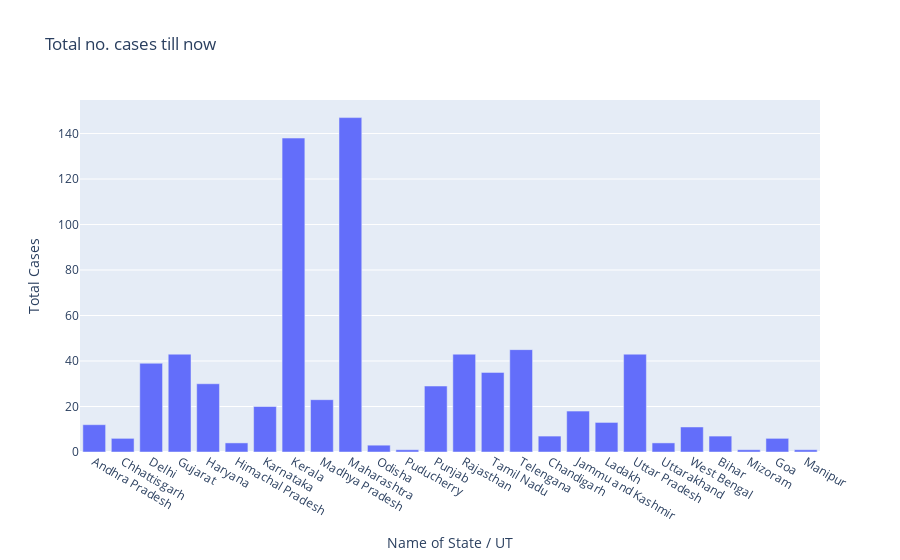

Source (notebook cell):
### Code cell
#plotly express
px.bar(df,x='Name of State / UT',y='Total Cases', title = "Total no. cases till now")

### Figure 1 — Plotly figure (JSON) as saved in the notebook; plotly's stock layout.template omitted (floating-point values rounded to 4 significant figures)
{"data": [{"alignmentgroup": "True", "hovertemplate": "Name of State / UT=%{x}<br>Total Cases=%{y}<extra></extra>", "legendgroup": "", "marker": {"color": "#636efa"}, "name": "", "offsetgroup": "", "orientation": "v", "showlegend": false, "textposition": "auto", "type": "bar", "x": ["Andhra Pradesh", "Chhattisgarh", "Delhi", "Gujarat", "Haryana", "Himachal Pradesh", "Karnataka", "Kerala", "Madhya Pradesh", "Maharashtra", "Odisha", "Puducherry", "Punjab", "Rajasthan", "Tamil Nadu", "Telengana", "Chandigarh", "Jammu and Kashmir", "Ladakh", "Uttar Pradesh", "Uttarakhand", "West Bengal", "Bihar", "Mizoram", "Goa", "Manipur"], "xaxis": "x", "y": [12, 6, 39, 43, 30, 4, 20, 138, 23, 147, 3, 1, 29, 43, 35, 45, 7, 18, 13, 43, 4, 11, 7, 1, 6, 1], "yaxis": "y"}], "layout": {"barmode": "relative", "legend": {"tracegroupgap": 0}, "title": {"text": "Total no. cases till now"}, "xaxis": {"anchor": "y", "domain": [0, 1], "title": {"text": "Name of State / UT"}}, "yaxis": {"anchor": "x", "domain": [0, 1], "title": {"text": "Total Cases"}}}}
